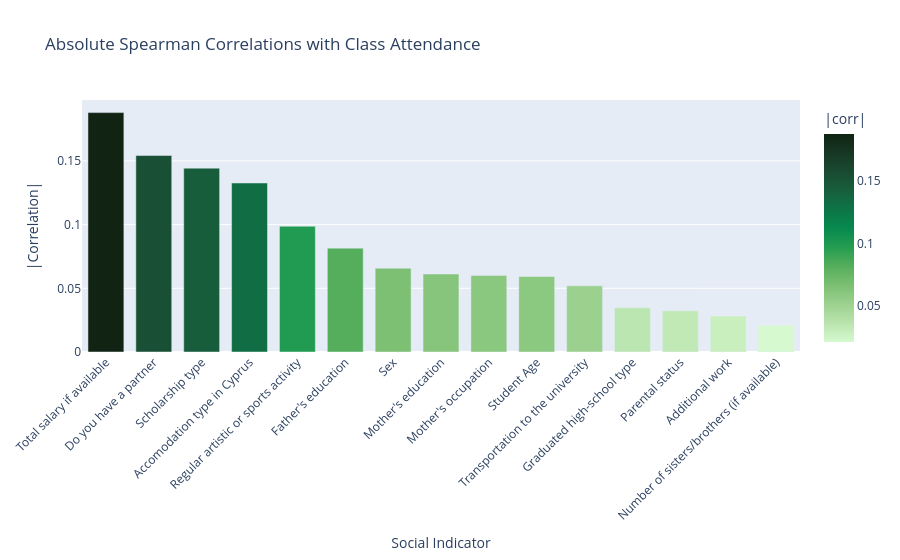

Write notebook code for a chart like this one.
### Markdown cell above
For a more intuitive visualization, we can plot the absolute values onto a bar graph to see the overall impact of each feature.

### Code cell
# Get the absolute correlation values
attendance_correlations_df["abs_correlation"] = attendance_correlations_df["correlation"].abs()

# Sort by absolute correlation strength
attendance_correlations_df = attendance_correlations_df.sort_values(
    "abs_correlation", ascending=False
)

# Plot absolute correlations using a color scale for strength
fig = px.bar(
    attendance_correlations_df,
    x="feature",
    y="abs_correlation",
    color="abs_correlation",
    color_continuous_scale="algae",
    title="Absolute Spearman Correlations with Class Attendance",
    labels={"feature": "Social Indicator", "abs_correlation": "|Correlation|"},
    hover_data={"correlation":":.3f", "abs_correlation":":.3f"},
)
fig.update_layout(
    xaxis_tickangle=-45,
    bargap=0.25,
    coloraxis_colorbar_title="|corr|",
    xaxis={
        "categoryorder": "array",
        "categoryarray": attendance_correlations_df["feature"],
    },
)
fig.show()

### Figure 1 — Plotly figure (JSON) as saved in the notebook; plotly's stock layout.template omitted (floating-point values rounded to 4 significant figures)
{"data": [{"customdata": [[0.1879], [0.1542], [-0.1443], [-0.1327], [0.09869], [0.08152], [-0.0658], [-0.06124], [-0.06], [0.0593], [-0.05194], [-0.03479], [0.03229], [0.0282], [0.02094]], "hovertemplate": "Social Indicator=%{x}<br>|Correlation|=%{marker.color:.3f}<br>correlation=%{customdata[0]:.3f}<extra></extra>", "legendgroup": "", "marker": {"color": [0.1879, 0.1542, 0.1443, 0.1327, 0.09869, 0.08152, 0.0658, 0.06124, 0.06, 0.0593, 0.05194, 0.03479, 0.03229, 0.0282, 0.02094], "coloraxis": "coloraxis", "pattern": {"shape": ""}}, "name": "", "orientation": "v", "showlegend": false, "textposition": "auto", "type": "bar", "x": ["Total salary if available", "Do you have a partner", "Scholarship type", "Accomodation type in Cyprus", "Regular artistic or sports activity", "Father's education", "Sex", "Mother's education", "Mother's occupation", "Student Age", "Transportation to the university", "Graduated high-school type", "Parental status", "Additional work", "Number of sisters/brothers (if available)"], "xaxis": "x", "y": [0.1879, 0.1542, 0.1443, 0.1327, 0.09869, 0.08152, 0.0658, 0.06124, 0.06, 0.0593, 0.05194, 0.03479, 0.03229, 0.0282, 0.02094], "yaxis": "y"}], "layout": {"bargap": 0.25, "barmode": "relative", "coloraxis": {"colorbar": {"title": {"text": "|corr|"}}, "colorscale": [[0, "rgb(214, 249, 207)"], [0.09091, "rgb(186, 228, 174)"], [0.1818, "rgb(156, 209, 143)"], [0.2727, "rgb(124, 191, 115)"], [0.3636, "rgb(85, 174, 91)"], [0.4545, "rgb(37, 157, 81)"], [0.5455, "rgb(7, 138, 78)"], [0.6364, "rgb(13, 117, 71)"], [0.7273, "rgb(23, 95, 61)"], [0.8182, "rgb(25, 75, 49)"], [0.9091, "rgb(23, 55, 35)"], [1, "rgb(17, 36, 20)"]]}, "legend": {"tracegroupgap": 0}, "title": {"text": "Absolute Spearman Correlations with Class Attendance"}, "xaxis": {"anchor": "y", "categoryarray": ["Total salary if available", "Do you have a partner", "Scholarship type", "Accomodation type in Cyprus", "Regular artistic or sports activity", "Father's education", "Sex", "Mother's education", "Mother's occupation", "Student Age", "Transportation to the university", "Graduated high-school type", "Parental status", "Additional work", "Number of sisters/brothers (if available)"], "categoryorder": "array", "domain": [0, 1], "tickangle": -45, "title": {"text": "Social Indicator"}}, "yaxis": {"anchor": "x", "domain": [0, 1], "title": {"text": "|Correlation|"}}}}
